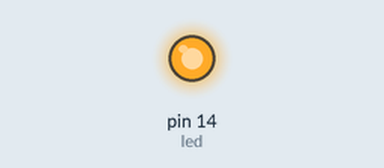
This sketch was run on a simulated Arduino Uno, built with avr-gcc and run on an emulated ATmega328P. Shown: output pins drawn as LEDs (lit = HIGH).

Above: at 0.1 s.
At 2.1 s:
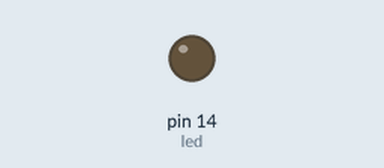
Timing chart, 0 to 3.6 s (numbered marks = the images above):
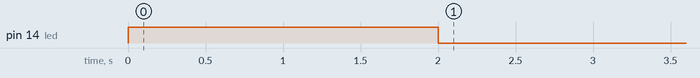

The sketch:

Blink_millis.ino
```cpp
#define led 14
unsigned long tempo = 0;


void setup() {

  pinMode(led, OUTPUT);

}


void loop() {

  if ((millis() - tempo) < 2000) {
    digitalWrite(led, HIGH);
  }

  if ((millis() - tempo) > 2000) {
    digitalWrite(led, LOW);
  }

  if ((millis() - tempo) == 4000) {
      tempo = millis();
  }
}
```

Measured:
- by itself, pin 14 (led): LOW → HIGH at 0.00 s, → LOW 2.0 s later
